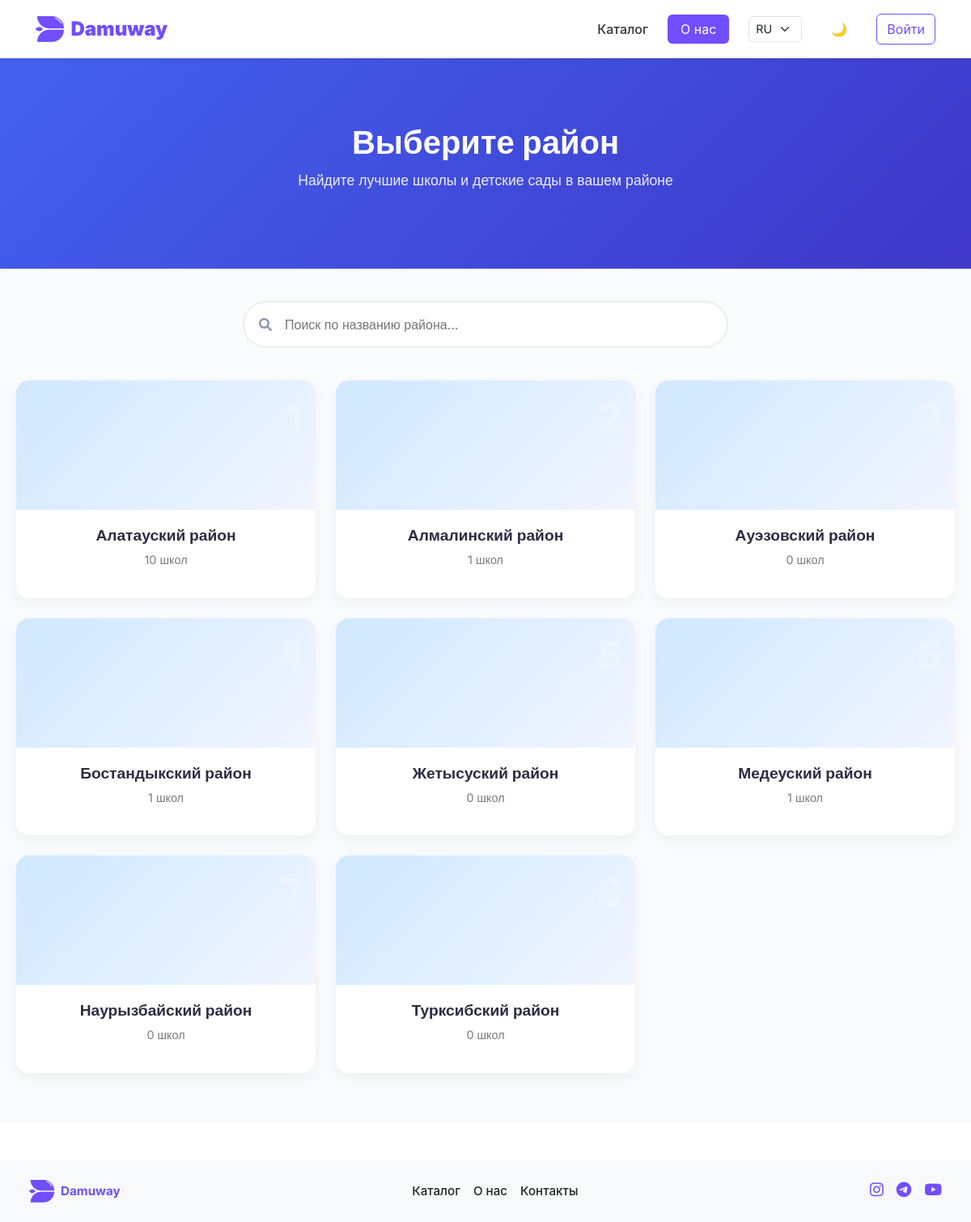
The page /ru/school/ on the database its author committed.
### apps/school/models.py (models this page shows, shortened)
class District(models.Model):
    name = models.CharField(max_length=100)

### apps/school/views.py (the view)
# urls.py: path('', views.district_list, name='kindergarten_district_list'),
def district_list(request):
    districts = District.objects.all().order_by('name')
    context = {
        'districts': districts,
        'google_maps_api_key': settings.GOOGLE_MAPS_API_KEY,
    }
    return render(request, 'school/district_list.html', context)

### templates/school/district_list.html (shortened to what this page needs)
{% extends 'base.html' %}
{% load static %}
{% block extra_css %}
<link rel="stylesheet" href="{% static 'css/school/district_list.css' %}">
<link rel="stylesheet" href="https://cdnjs.cloudflare.com/ajax/libs/font-awesome/6.0.0/css/all.min.css">
{% endblock %}
{% block content %}
<div class="districts-page">
    <div class="district-hero">
        <div class="container">
            <h1>Выберите район</h1>
            <p>Найдите лучшие школы и детские сады в вашем районе</p>
        </div>
    </div>
    <div class="container">
        <div class="search-box">
            <i class="fas fa-search"></i>
            <input type="text" id="district-search" placeholder="Поиск по названию района...">
        </div>
        <div class="districts-grid">
            {% for district in districts %}
            <a href="/school/districts/{{ district.id }}/" class="district-card" data-name="{{ district.name|lower }}">
                <div class="card-header soft-bg">
                    <div class="district-number">{{ forloop.counter }}</div>
                </div>
                <div class="card-content">
                    <h3>{{ district.name }} район</h3>
                    <p>{{ district.school_set.count }} школ</p>
                </div>
            </a>
            {% empty %}
            <div class="no-districts">
                <p>Нет доступных районов</p>
            </div>
            {% endfor %}
        </div>
    </div>
</div>
{% endblock %}

### static/css/navbar_footer.css (style rules this page uses)
:root { --main-color: #714EFF; --transition: all 0.3s ease; }

### static/css/school/district_list.css (style rules this page uses)
:root { --primary: #4361EE; --primary-light: #F3F4FF; --secondary: #3F37C9; --accent: #FF6B6B; --text: #2B2D42; --text-light: #8D99AE; --border: #EDEEF2; --background: #FAFBFC; --white: #FFFFFF; }
.districts-page { font-family: 'Inter', sans-serif; background-color: var(--background); min-height: 100vh; }
.container { max-width: 1200px; margin: 0 auto; padding: 0 20px; }
.district-hero { background: linear-gradient(135deg, var(--primary), var(--secondary)); color: var(--white); padding: 80px 0; text-align: center; margin-bottom: 40px; }
.district-hero h1 { font-size: 2.5rem; font-weight: 700; margin-bottom: 10px; }
.district-hero p { font-size: 1.1rem; opacity: 0.9; }
.search-box { position: relative; max-width: 600px; margin: 0 auto 40px; }
.search-box input { width: 100%; padding: 15px 20px 15px 50px; border-radius: 50px; border: 2px solid var(--border); font-size: 16px; transition: all 0.3s ease; }
.search-box i { position: absolute; left: 20px; top: 50%; transform: translateY(-50%); color: var(--text-light); }
.districts-grid { display: grid; grid-template-columns: repeat(auto-fill, minmax(280px, 1fr)); gap: 25px; padding-bottom: 60px; }
.district-card { background-color: var(--white); border-radius: 16px; overflow: hidden; text-decoration: none; box-shadow: 0 6px 18px rgba(0, 0, 0, 0.05); transition: transform 0.3s ease, box-shadow 0.3s ease; }
.card-header.soft-bg { background: linear-gradient(135deg, #d0e8ff, #f1f5ff); height: 160px; position: relative; display: flex; align-items: center; justify-content: center; }
.district-number { font-size: 3rem; font-weight: 800; color: #ffffff40; position: absolute; top: 10px; right: 15px; }
.card-content { padding: 20px; text-align: center; }
.card-content h3 { font-size: 1.2rem; color: #2b2d42; font-weight: 600; }
.card-content p { color: #7a7a7a; font-size: 0.9rem; }

### templates/base.html (style rules this page uses)
:root { --font-main: 'Inter', -apple-system, sans-serif; --main-color: #714EFF; }
body { font-family: var(--font-main); -webkit-font-smoothing: antialiased; transition: background-color 0.3s ease, color 0.3s ease; }

### rows shown on the page
District: name "Алатауский", school_set.count "10"
District: name "Алмалинский", school_set.count "1"
District: name "Ауэзовский", school_set.count "0"
District: name "Бостандыкский", school_set.count "1"
District: name "Жетысуский", school_set.count "0"
District: name "Медеуский", school_set.count "1"
District: name "Наурызбайский", school_set.count "0"
District: name "Турксибский", school_set.count "0"
